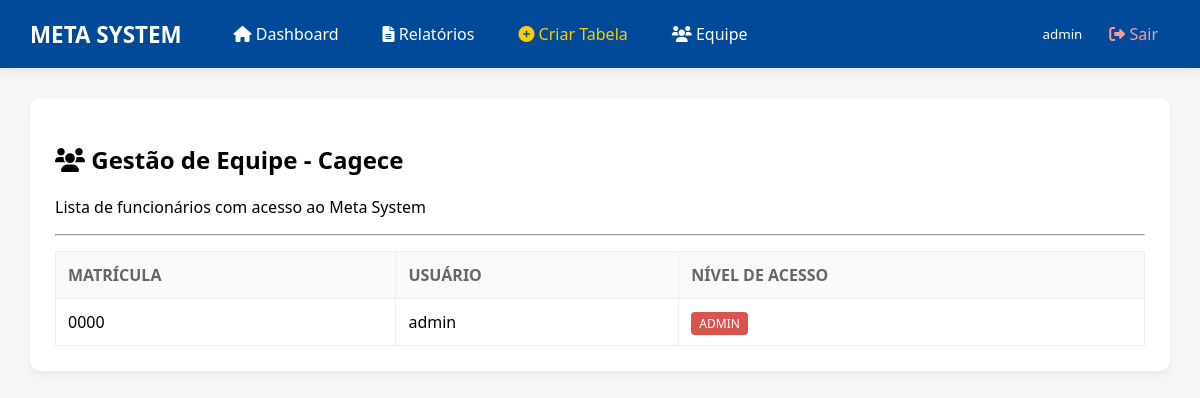
The app's page /usuarios (signed in), older data.
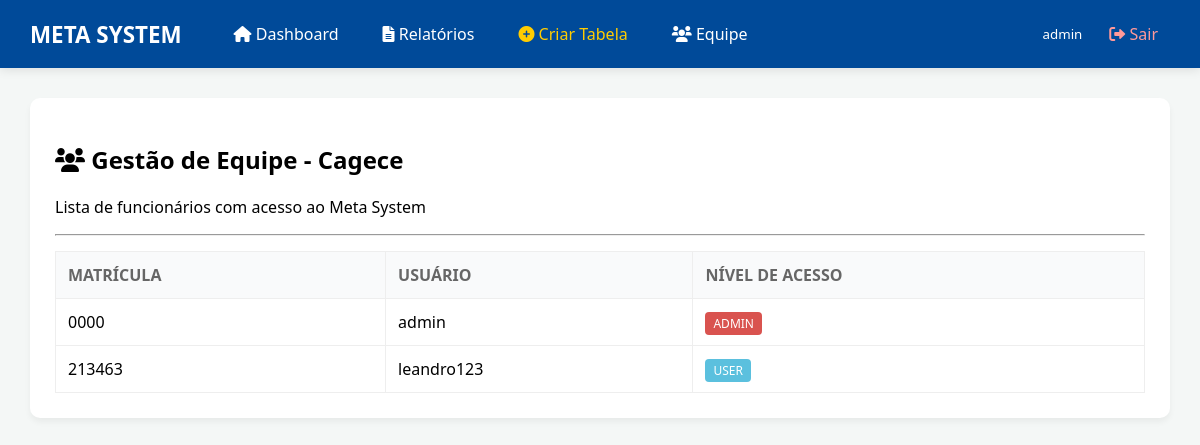
The same page, newer data.
### tables this page shows
CREATE TABLE usuarios_sistema (
            id INTEGER PRIMARY KEY AUTOINCREMENT,
            matricula TEXT UNIQUE,
            username TEXT UNIQUE,
            password TEXT,
            nivel TEXT DEFAULT 'usuario');

### routes/main_routes.py (the view)
    @app.route('/usuarios')
    @login_required
    def usuarios():
        if session.get('nivel') != 'admin': return redirect(url_for('index'))
        db = get_db()
        lista = db.execute("SELECT id, matricula, username, nivel FROM usuarios_sistema").fetchall()
        return render_template('usuarios.html', usuarios=lista)

### models/database.py (called while the page is built)
def get_db():
    path = DB_UNC if os.path.exists(os.path.dirname(DB_UNC)) else DB_LOCAL
    conn = sqlite3.connect(path, timeout=20, check_same_thread=False)
    conn.row_factory = sqlite3.Row
    conn.execute("PRAGMA journal_mode=WAL")
    return conn

### routes/main_routes.py (called while the page is built)
def login_required(f):
    @wraps(f)
    def decorated_function(*args, **kwargs):
        if 'user' not in session:
            return redirect(url_for('login'))
        return f(*args, **kwargs)
    return decorated_function

### templates/usuarios.html
{% extends 'base.html' %}
{% block content %}
<div class="card">
    <h2><i class="fas fa-users"></i> Gestão de Equipe - Cagece</h2>
    <p>Lista de funcionários com acesso ao Meta System</p>
    <hr>
    <table>
        <thead>
            <tr>
                <th>MATRÍCULA</th>
                <th>USUÁRIO</th>
                <th>NÍVEL DE ACESSO</th>
            </tr>
        </thead>
        <tbody>
            {% for u in usuarios %}
            <tr>
                <td>{{ u.matricula }}</td>
                <td>{{ u.username }}</td>
                <td>
                    <span class="badge" style="background: {{ '#d9534f' if u.nivel == 'admin' else '#5bc0de' }}; color: white; padding: 3px 8px; border-radius: 4px; font-size: 12px;">
                        {{ u.nivel|upper }}
                    </span>
                </td>
            </tr>
            {% endfor %}
        </tbody>
    </table>
</div>
{% endblock %}

### templates/base.html (shortened to what this page needs)
<!DOCTYPE html>
<html lang="pt-br">
<head>
    <link rel="stylesheet" href="https://cdnjs.cloudflare.com/ajax/libs/font-awesome/6.0.0/css/all.min.css">
</head>
<body>
    <nav>
        <span style="font-size: 1.4em; margin-right: 20px;"><strong>META SYSTEM</strong></span>
        <a href="{{ url_for('index') }}"><i class="fas fa-home"></i> Dashboard</a>
        <a href="{{ url_for('relatorios') }}"><i class="fas fa-file-alt"></i> Relatórios</a>
        {% if session.get('nivel') == 'admin' %}
            <a href="{{ url_for('config') }}" style="color: #ffcc00;"><i class="fas fa-plus-circle"></i> Criar Tabela</a>
            <a href="{{ url_for('usuarios') }}"><i class="fas fa-users"></i> Equipe</a>
        {% endif %}
        <div style="margin-left: auto; display: flex; align-items: center; gap: 15px;">
            <small>{{ session.get('user') or 'Visitante' }}</small>
            <a href="{{ url_for('logout') }}" style="color: #ff9999;"><i class="fas fa-sign-out-alt"></i> Sair</a>
        </div>
    </nav>
    <div class="container">
        {% block content %}{% endblock %}
    </div>
</body>
</html>

### templates/base.html (style rules this page uses)
body { font-family: 'Segoe UI', sans-serif; margin: 0; background: #f4f7f6; }
nav { background: #004a99; padding: 15px 30px; color: white; display: flex; gap: 20px; align-items: center; box-shadow: 0 2px 10px rgba(0,0,0,0.1); }
nav a { color: white; text-decoration: none; font-weight: 500; padding: 8px 12px; transition: 0.3s; }
.container { padding: 30px; max-width: 1200px; margin: auto; }
.card { background: white; padding: 25px; border-radius: 10px; box-shadow: 0 4px 6px rgba(0,0,0,0.05); margin-bottom: 25px; }
table { width: 100%; border-collapse: collapse; margin-top: 15px; background: white; }
th, td { border: 1px solid #eee; padding: 12px; text-align: left; }
th { background: #f9fafb; color: #666; }

Row changes from the older to the newer data that the page shows:
added usuarios_sistema: matricula "213463", username "leandro123", nivel "USER"
